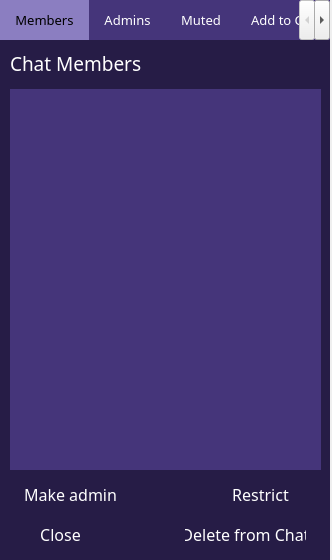
<?xml version="1.0" encoding="UTF-8"?>
<ui version="4.0">
 <class>Form</class>
 <widget class="QWidget" name="Form">
  <property name="geometry">
   <rect>
    <x>0</x>
    <y>0</y>
    <width>332</width>
    <height>560</height>
   </rect>
  </property>
  <property name="windowTitle">
   <string>Form</string>
  </property>
  <widget class="QTabWidget" name="tabWidget">
   <property name="geometry">
    <rect>
     <x>0</x>
     <y>0</y>
     <width>330</width>
     <height>561</height>
    </rect>
   </property>
   <property name="font">
    <font>
     <family>Noto Naskh Arabic UI</family>
     <pointsize>10</pointsize>
    </font>
   </property>
   <property name="styleSheet">
    <string notr="true">QTabWidget::pane {
  border: none;
  top:-1px; 
background-color: rgb(38, 28, 70); 
} 

QTabBar::tab {
height: 10px;
 background-color: #45357a;
color:white;
  border: none;
  padding: 15px;
} 

QTabBar::tab:selected { 
background-color: #8B7EC1;
  margin-bottom: -1px; 
color:black;
}</string>
   </property>
   <property name="currentIndex">
    <number>0</number>
   </property>
   <widget class="QWidget" name="tab">
    <attribute name="title">
     <string>Members</string>
    </attribute>
    <widget class="QFrame" name="frame_5">
     <property name="geometry">
      <rect>
       <x>0</x>
       <y>0</y>
       <width>331</width>
       <height>521</height>
      </rect>
     </property>
     <property name="font">
      <font>
       <family>Lucida Sans Unicode</family>
       <pointsize>11</pointsize>
       <weight>50</weight>
       <bold>false</bold>
      </font>
     </property>
     <property name="styleSheet">
      <string notr="true">QFrame{
border: none;
	background-color: rgb(38, 28, 70);
color: white;
}</string>
     </property>
     <property name="frameShape">
      <enum>QFrame::StyledPanel</enum>
     </property>
     <property name="frameShadow">
      <enum>QFrame::Raised</enum>
     </property>
     <widget class="QLabel" name="addToChatLabel_2">
      <property name="geometry">
       <rect>
        <x>10</x>
        <y>14</y>
        <width>181</width>
        <height>21</height>
       </rect>
      </property>
      <property name="font">
       <font>
        <family>Noto Naskh Arabic UI</family>
        <pointsize>14</pointsize>
        <weight>50</weight>
        <bold>false</bold>
       </font>
      </property>
      <property name="styleSheet">
       <string notr="true"/>
      </property>
      <property name="text">
       <string>Chat Members</string>
      </property>
     </widget>
     <widget class="QPushButton" name="closeButton">
      <property name="geometry">
       <rect>
        <x>20</x>
        <y>480</y>
        <width>81</width>
        <height>31</height>
       </rect>
      </property>
      <property name="font">
       <font>
        <family>Noto Naskh Arabic UI</family>
        <pointsize>12</pointsize>
        <weight>50</weight>
        <bold>false</bold>
       </font>
      </property>
      <property name="styleSheet">
       <string notr="true">QPushButton{
border:none;
	background-color: rgb(38, 28, 70);
color:white;
text-align: center;
padding: 0% 15%;
}

QPushButton:hover{
background-color: rgb(85, 68, 139);
}
</string>
      </property>
      <property name="text">
       <string>Close</string>
      </property>
      <property name="iconSize">
       <size>
        <width>30</width>
        <height>30</height>
       </size>
      </property>
     </widget>
     <widget class="QListWidget" name="membersListWidget">
      <property name="geometry">
       <rect>
        <x>10</x>
        <y>50</y>
        <width>311</width>
        <height>381</height>
       </rect>
      </property>
      <property name="styleSheet">
       <string notr="true">    background-color: #45357a;</string>
      </property>
     </widget>
     <widget class="QPushButton" name="addToChatButton_2">
      <property name="geometry">
       <rect>
        <x>170</x>
        <y>480</y>
        <width>151</width>
        <height>31</height>
       </rect>
      </property>
      <property name="font">
       <font>
        <family>Noto Naskh Arabic UI</family>
        <pointsize>12</pointsize>
        <weight>50</weight>
        <bold>false</bold>
       </font>
      </property>
      <property name="styleSheet">
       <string notr="true">QPushButton{
border:none;
	background-color: rgb(38, 28, 70);
color:white;
text-align: center;
padding: 0% 15%;
}

QPushButton:hover{
background-color: rgb(85, 68, 139);
}
</string>
      </property>
      <property name="text">
       <string>Delete from Chat</string>
      </property>
      <property name="iconSize">
       <size>
        <width>30</width>
        <height>30</height>
       </size>
      </property>
     </widget>
     <widget class="QPushButton" name="makeAdminButton">
      <property name="geometry">
       <rect>
        <x>10</x>
        <y>440</y>
        <width>121</width>
        <height>31</height>
       </rect>
      </property>
      <property name="font">
       <font>
        <family>Noto Naskh Arabic UI</family>
        <pointsize>12</pointsize>
        <weight>50</weight>
        <bold>false</bold>
       </font>
      </property>
      <property name="styleSheet">
       <string notr="true">QPushButton{
border:none;
	background-color: rgb(38, 28, 70);
color:white;
text-align: center;
padding: 0% 15%;
}

QPushButton:hover{
background-color: rgb(85, 68, 139);
}
</string>
      </property>
      <property name="text">
       <string>Make admin</string>
      </property>
      <property name="iconSize">
       <size>
        <width>30</width>
        <height>30</height>
       </size>
      </property>
     </widget>
     <widget class="QPushButton" name="addToChatButton_4">
      <property name="geometry">
       <rect>
        <x>200</x>
        <y>440</y>
        <width>121</width>
        <height>31</height>
       </rect>
      </property>
      <property name="font">
       <font>
        <family>Noto Naskh Arabic UI</family>
        <pointsize>12</pointsize>
        <weight>50</weight>
        <bold>false</bold>
       </font>
      </property>
      <property name="styleSheet">
       <string notr="true">QPushButton{
border:none;
	background-color: rgb(38, 28, 70);
color:white;
text-align: center;
padding: 0% 15%;
}

QPushButton:hover{
background-color: rgb(85, 68, 139);
}
</string>
      </property>
      <property name="text">
       <string>Restrict</string>
      </property>
      <property name="iconSize">
       <size>
        <width>30</width>
        <height>30</height>
       </size>
      </property>
     </widget>
    </widget>
   </widget>
   <widget class="QWidget" name="adminsTab">
    <attribute name="title">
     <string>Admins</string>
    </attribute>
    <widget class="QFrame" name="frame_6">
     <property name="geometry">
      <rect>
       <x>0</x>
       <y>0</y>
       <width>331</width>
       <height>521</height>
      </rect>
     </property>
     <property name="font">
      <font>
       <family>Lucida Sans Unicode</family>
       <pointsize>11</pointsize>
       <weight>50</weight>
       <bold>false</bold>
      </font>
     </property>
     <property name="styleSheet">
      <string notr="true">QFrame{
border: none;
	background-color: rgb(38, 28, 70);
color: white;
}</string>
     </property>
     <property name="frameShape">
      <enum>QFrame::StyledPanel</enum>
     </property>
     <property name="frameShadow">
      <enum>QFrame::Raised</enum>
     </property>
     <widget class="QLabel" name="adminsLabel">
      <property name="geometry">
       <rect>
        <x>10</x>
        <y>14</y>
        <width>71</width>
        <height>21</height>
       </rect>
      </property>
      <property name="font">
       <font>
        <family>Noto Naskh Arabic UI</family>
        <pointsize>14</pointsize>
        <weight>50</weight>
        <bold>false</bold>
       </font>
      </property>
      <property name="styleSheet">
       <string notr="true"/>
      </property>
      <property name="text">
       <string>Admins</string>
      </property>
     </widget>
     <widget class="QPushButton" name="closeButton_2">
      <property name="geometry">
       <rect>
        <x>10</x>
        <y>480</y>
        <width>81</width>
        <height>31</height>
       </rect>
      </property>
      <property name="font">
       <font>
        <family>Noto Naskh Arabic UI</family>
        <pointsize>12</pointsize>
        <weight>50</weight>
        <bold>false</bold>
       </font>
      </property>
      <property name="styleSheet">
       <string notr="true">QPushButton{
border:none;
	background-color: rgb(38, 28, 70);
color:white;
text-align: center;
padding: 0% 15%;
}

QPushButton:hover{
background-color: rgb(85, 68, 139);
}
</string>
      </property>
      <property name="text">
       <string>Close</string>
      </property>
      <property name="iconSize">
       <size>
        <width>30</width>
        <height>30</height>
       </size>
      </property>
     </widget>
     <widget class="QListWidget" name="adminsWidgetList">
      <property name="geometry">
       <rect>
        <x>10</x>
        <y>50</y>
        <width>311</width>
        <height>421</height>
       </rect>
      </property>
      <property name="styleSheet">
       <string notr="true">    background-color: #45357a;</string>
      </property>
     </widget>
     <widget class="QPushButton" name="removeAdminButton">
      <property name="geometry">
       <rect>
        <x>170</x>
        <y>480</y>
        <width>151</width>
        <height>31</height>
       </rect>
      </property>
      <property name="font">
       <font>
        <family>Noto Naskh Arabic UI</family>
        <pointsize>12</pointsize>
        <weight>50</weight>
        <bold>false</bold>
       </font>
      </property>
      <property name="styleSheet">
       <string notr="true">QPushButton{
border:none;
	background-color: rgb(38, 28, 70);
color:white;
text-align: center;
padding: 0% 15%;
}

QPushButton:hover{
background-color: rgb(85, 68, 139);
}
</string>
      </property>
      <property name="text">
       <string>Remove Admin</string>
      </property>
      <property name="iconSize">
       <size>
        <width>30</width>
        <height>30</height>
       </size>
      </property>
     </widget>
    </widget>
   </widget>
   <widget class="QWidget" name="mutedTab">
    <attribute name="title">
     <string>Muted</string>
    </attribute>
    <widget class="QFrame" name="frame_7">
     <property name="geometry">
      <rect>
       <x>0</x>
       <y>0</y>
       <width>331</width>
       <height>521</height>
      </rect>
     </property>
     <property name="font">
      <font>
       <family>Lucida Sans Unicode</family>
       <pointsize>11</pointsize>
       <weight>50</weight>
       <bold>false</bold>
      </font>
     </property>
     <property name="styleSheet">
      <string notr="true">QFrame{
border: none;
	background-color: rgb(38, 28, 70);
color: white;
}</string>
     </property>
     <property name="frameShape">
      <enum>QFrame::StyledPanel</enum>
     </property>
     <property name="frameShadow">
      <enum>QFrame::Raised</enum>
     </property>
     <widget class="QLabel" name="restrictedUsersLabel">
      <property name="geometry">
       <rect>
        <x>10</x>
        <y>14</y>
        <width>141</width>
        <height>21</height>
       </rect>
      </property>
      <property name="font">
       <font>
        <family>Noto Naskh Arabic UI</family>
        <pointsize>14</pointsize>
        <weight>50</weight>
        <bold>false</bold>
       </font>
      </property>
      <property name="styleSheet">
       <string notr="true"/>
      </property>
      <property name="text">
       <string>Restricted Users</string>
      </property>
     </widget>
     <widget class="QPushButton" name="closeButton_3">
      <property name="geometry">
       <rect>
        <x>20</x>
        <y>480</y>
        <width>81</width>
        <height>31</height>
       </rect>
      </property>
      <property name="font">
       <font>
        <family>Noto Naskh Arabic UI</family>
        <pointsize>12</pointsize>
        <weight>50</weight>
        <bold>false</bold>
       </font>
      </property>
      <property name="styleSheet">
       <string notr="true">QPushButton{
border:none;
	background-color: rgb(38, 28, 70);
color:white;
text-align: center;
padding: 0% 15%;
}

QPushButton:hover{
background-color: rgb(85, 68, 139);
}
</string>
      </property>
      <property name="text">
       <string>Close</string>
      </property>
      <property name="iconSize">
       <size>
        <width>30</width>
        <height>30</height>
       </size>
      </property>
     </widget>
     <widget class="QListWidget" name="mutedMembersListWidget">
      <property name="geometry">
       <rect>
        <x>10</x>
        <y>50</y>
        <width>311</width>
        <height>421</height>
       </rect>
      </property>
      <property name="styleSheet">
       <string notr="true">    background-color: #45357a;</string>
      </property>
     </widget>
     <widget class="QPushButton" name="removeRestrictionButton">
      <property name="geometry">
       <rect>
        <x>150</x>
        <y>480</y>
        <width>171</width>
        <height>31</height>
       </rect>
      </property>
      <property name="font">
       <font>
        <family>Noto Naskh Arabic UI</family>
        <pointsize>12</pointsize>
        <weight>50</weight>
        <bold>false</bold>
       </font>
      </property>
      <property name="styleSheet">
       <string notr="true">QPushButton{
border:none;
	background-color: rgb(38, 28, 70);
color:white;
text-align: center;
padding: 0% 15%;
}

QPushButton:hover{
background-color: rgb(85, 68, 139);
}
</string>
      </property>
      <property name="text">
       <string>Remove Restriction</string>
      </property>
      <property name="iconSize">
       <size>
        <width>30</width>
        <height>30</height>
       </size>
      </property>
     </widget>
    </widget>
   </widget>
   <widget class="QWidget" name="addToChatTab">
    <attribute name="title">
     <string>Add to Chat</string>
    </attribute>
    <widget class="QFrame" name="frame_4">
     <property name="geometry">
      <rect>
       <x>0</x>
       <y>0</y>
       <width>331</width>
       <height>551</height>
      </rect>
     </property>
     <property name="font">
      <font>
       <family>Lucida Sans Unicode</family>
       <pointsize>11</pointsize>
       <weight>50</weight>
       <bold>false</bold>
      </font>
     </property>
     <property name="styleSheet">
      <string notr="true">QFrame{
border: none;
	background-color: rgb(38, 28, 70);
color: white;
}</string>
     </property>
     <property name="frameShape">
      <enum>QFrame::StyledPanel</enum>
     </property>
     <property name="frameShadow">
      <enum>QFrame::Raised</enum>
     </property>
     <widget class="QLabel" name="addToChatLabel">
      <property name="geometry">
       <rect>
        <x>10</x>
        <y>14</y>
        <width>151</width>
        <height>21</height>
       </rect>
      </property>
      <property name="font">
       <font>
        <family>Noto Naskh Arabic UI</family>
        <pointsize>14</pointsize>
        <weight>50</weight>
        <bold>false</bold>
       </font>
      </property>
      <property name="styleSheet">
       <string notr="true"/>
      </property>
      <property name="text">
       <string>Add to Chat Room</string>
      </property>
     </widget>
     <widget class="QPushButton" name="closeButton_4">
      <property name="geometry">
       <rect>
        <x>130</x>
        <y>480</y>
        <width>81</width>
        <height>31</height>
       </rect>
      </property>
      <property name="font">
       <font>
        <family>Noto Naskh Arabic UI</family>
        <pointsize>12</pointsize>
        <weight>50</weight>
        <bold>false</bold>
       </font>
      </property>
      <property name="styleSheet">
       <string notr="true">QPushButton{
border:none;
	background-color: rgb(38, 28, 70);
color:white;
text-align: center;
padding: 0% 15%;
}

QPushButton:hover{
background-color: rgb(85, 68, 139);
}
</string>
      </property>
      <property name="text">
       <string>Close</string>
      </property>
      <property name="iconSize">
       <size>
        <width>30</width>
        <height>30</height>
       </size>
      </property>
     </widget>
     <widget class="QListWidget" name="contactsListWidget">
      <property name="geometry">
       <rect>
        <x>10</x>
        <y>50</y>
        <width>311</width>
        <height>421</height>
       </rect>
      </property>
      <property name="styleSheet">
       <string notr="true">    background-color: #45357a;</string>
      </property>
     </widget>
     <widget class="QPushButton" name="addToChatButton">
      <property name="geometry">
       <rect>
        <x>200</x>
        <y>10</y>
        <width>121</width>
        <height>31</height>
       </rect>
      </property>
      <property name="font">
       <font>
        <family>Noto Naskh Arabic UI</family>
        <pointsize>12</pointsize>
        <weight>50</weight>
        <bold>false</bold>
       </font>
      </property>
      <property name="styleSheet">
       <string notr="true">QPushButton{
border:none;
	background-color: rgb(38, 28, 70);
color:white;
text-align: center;
padding: 0% 15%;
}

QPushButton:hover{
background-color: rgb(85, 68, 139);
}
</string>
      </property>
      <property name="text">
       <string>Add To Chat</string>
      </property>
      <property name="iconSize">
       <size>
        <width>30</width>
        <height>30</height>
       </size>
      </property>
     </widget>
    </widget>
   </widget>
  </widget>
 </widget>
 <resources/>
 <connections/>
</ui>
